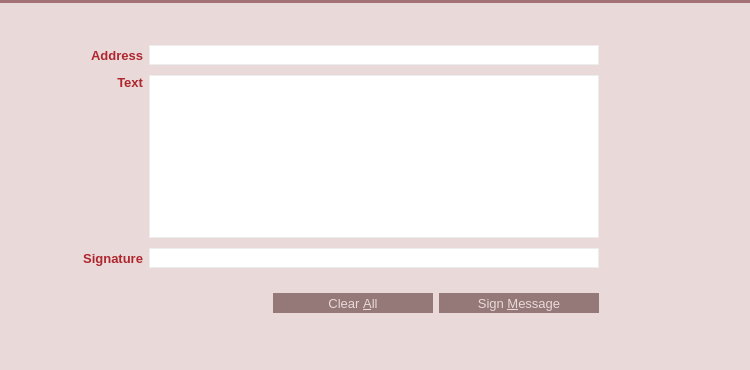
<?xml version="1.0" encoding="UTF-8"?>
<ui version="4.0">
 <class>SignMessagePage</class>
 <widget class="QWidget" name="SignMessagePage">
  <property name="geometry">
   <rect>
    <x>0</x>
    <y>0</y>
    <width>750</width>
    <height>370</height>
   </rect>
  </property>
  <property name="palette">
   <palette>
    <active>
     <colorrole role="Button">
      <brush brushstyle="SolidPattern">
       <color alpha="255">
        <red>233</red>
        <green>217</green>
        <blue>216</blue>
       </color>
      </brush>
     </colorrole>
     <colorrole role="Base">
      <brush brushstyle="SolidPattern">
       <color alpha="255">
        <red>233</red>
        <green>217</green>
        <blue>216</blue>
       </color>
      </brush>
     </colorrole>
     <colorrole role="Window">
      <brush brushstyle="SolidPattern">
       <color alpha="255">
        <red>233</red>
        <green>217</green>
        <blue>216</blue>
       </color>
      </brush>
     </colorrole>
     <colorrole role="Highlight">
      <brush brushstyle="SolidPattern">
       <color alpha="255">
        <red>235</red>
        <green>235</green>
        <blue>235</blue>
       </color>
      </brush>
     </colorrole>
     <colorrole role="HighlightedText">
      <brush brushstyle="SolidPattern">
       <color alpha="255">
        <red>171</red>
        <green>127</green>
        <blue>130</blue>
       </color>
      </brush>
     </colorrole>
    </active>
    <inactive>
     <colorrole role="Button">
      <brush brushstyle="SolidPattern">
       <color alpha="255">
        <red>233</red>
        <green>217</green>
        <blue>216</blue>
       </color>
      </brush>
     </colorrole>
     <colorrole role="Base">
      <brush brushstyle="SolidPattern">
       <color alpha="255">
        <red>233</red>
        <green>217</green>
        <blue>216</blue>
       </color>
      </brush>
     </colorrole>
     <colorrole role="Window">
      <brush brushstyle="SolidPattern">
       <color alpha="255">
        <red>233</red>
        <green>217</green>
        <blue>216</blue>
       </color>
      </brush>
     </colorrole>
     <colorrole role="Highlight">
      <brush brushstyle="SolidPattern">
       <color alpha="255">
        <red>235</red>
        <green>235</green>
        <blue>235</blue>
       </color>
      </brush>
     </colorrole>
     <colorrole role="HighlightedText">
      <brush brushstyle="SolidPattern">
       <color alpha="255">
        <red>171</red>
        <green>127</green>
        <blue>130</blue>
       </color>
      </brush>
     </colorrole>
    </inactive>
    <disabled>
     <colorrole role="Button">
      <brush brushstyle="SolidPattern">
       <color alpha="255">
        <red>233</red>
        <green>217</green>
        <blue>216</blue>
       </color>
      </brush>
     </colorrole>
     <colorrole role="Base">
      <brush brushstyle="SolidPattern">
       <color alpha="255">
        <red>233</red>
        <green>217</green>
        <blue>216</blue>
       </color>
      </brush>
     </colorrole>
     <colorrole role="Window">
      <brush brushstyle="SolidPattern">
       <color alpha="255">
        <red>233</red>
        <green>217</green>
        <blue>216</blue>
       </color>
      </brush>
     </colorrole>
     <colorrole role="Highlight">
      <brush brushstyle="SolidPattern">
       <color alpha="255">
        <red>240</red>
        <green>240</green>
        <blue>240</blue>
       </color>
      </brush>
     </colorrole>
     <colorrole role="HighlightedText">
      <brush brushstyle="SolidPattern">
       <color alpha="255">
        <red>171</red>
        <green>127</green>
        <blue>130</blue>
       </color>
      </brush>
     </colorrole>
    </disabled>
   </palette>
  </property>
  <property name="windowTitle">
   <string>Form</string>
  </property>
  <property name="styleSheet">
   <string notr="true">QLineEdit {
	border: 1px solid #ededed;
}
</string>
  </property>
  <layout class="QVBoxLayout" name="verticalLayout_4">
   <property name="spacing">
    <number>0</number>
   </property>
   <property name="margin">
    <number>0</number>
   </property>
   <item>
    <widget class="Line" name="lineBeforeAddressBook_3">
     <property name="styleSheet">
      <string notr="true">background-color: #A37276;</string>
     </property>
     <property name="frameShadow">
      <enum>QFrame::Raised</enum>
     </property>
     <property name="lineWidth">
      <number>0</number>
     </property>
     <property name="orientation">
      <enum>Qt::Horizontal</enum>
     </property>
    </widget>
   </item>
   <item>
    <widget class="QWidget" name="wHeader" native="true">
     <property name="minimumSize">
      <size>
       <width>0</width>
       <height>32</height>
      </size>
     </property>
     <property name="maximumSize">
      <size>
       <width>16777215</width>
       <height>32</height>
      </size>
     </property>
     <property name="is_header" stdset="0">
      <bool>true</bool>
     </property>
     <layout class="QHBoxLayout" name="horizontalLayout_20">
      <property name="margin">
       <number>0</number>
      </property>
      <item>
       <spacer name="horizontalSpacer_28">
        <property name="orientation">
         <enum>Qt::Horizontal</enum>
        </property>
        <property name="sizeType">
         <enum>QSizePolicy::Fixed</enum>
        </property>
        <property name="sizeHint" stdset="0">
         <size>
          <width>7</width>
          <height>20</height>
         </size>
        </property>
       </spacer>
      </item>
      <item>
       <widget class="QLabel" name="label_37">
        <property name="sizePolicy">
         <sizepolicy hsizetype="Preferred" vsizetype="Preferred">
          <horstretch>0</horstretch>
          <verstretch>0</verstretch>
         </sizepolicy>
        </property>
        <property name="minimumSize">
         <size>
          <width>30</width>
          <height>30</height>
         </size>
        </property>
        <property name="maximumSize">
         <size>
          <width>30</width>
          <height>30</height>
         </size>
        </property>
        <property name="text">
         <string/>
        </property>
        <property name="pixmap">
         <pixmap resource="../res.qrc">:/res/sign_message_icon.png</pixmap>
        </property>
       </widget>
      </item>
      <item>
       <widget class="QLabel" name="label_38">
        <property name="font">
         <font>
          <pointsize>11</pointsize>
          <stylestrategy>PreferAntialias</stylestrategy>
         </font>
        </property>
        <property name="styleSheet">
         <string notr="true">QLabel {
	color: #E9D9D8;
}</string>
        </property>
        <property name="text">
         <string>Sign Message</string>
        </property>
        <property name="buddy">
         <cstring></cstring>
        </property>
       </widget>
      </item>
     </layout>
    </widget>
   </item>
   <item>
    <widget class="QWidget" name="wContainer" native="true">
     <property name="styleSheet">
      <string notr="true">#wContainer {
	background-color: #E9D9D8;
}</string>
     </property>
     <layout class="QVBoxLayout" name="verticalLayout_2">
      <property name="spacing">
       <number>0</number>
      </property>
      <property name="margin">
       <number>0</number>
      </property>
      <item>
       <layout class="QHBoxLayout" name="horizontalLayout" stretch="1,7,1">
        <property name="spacing">
         <number>0</number>
        </property>
        <item>
         <spacer name="horizontalSpacer_29">
          <property name="orientation">
           <enum>Qt::Horizontal</enum>
          </property>
          <property name="sizeHint" stdset="0">
           <size>
            <width>136</width>
            <height>216</height>
           </size>
          </property>
         </spacer>
        </item>
        <item>
         <layout class="QVBoxLayout" name="verticalLayout_3">
          <property name="topMargin">
           <number>0</number>
          </property>
          <item>
         <layout class="QGridLayout" name="gridLayout_5">
            <property name="topMargin">
             <number>6</number>
            </property>
            <property name="bottomMargin">
             <number>3</number>
            </property>
          <property name="spacing">
           <number>6</number>
          </property>
          <item row="2" column="0">
           <widget class="QLabel" name="label_40">
            <property name="font">
             <font>
              <pointsize>10</pointsize>
              <weight>75</weight>
              <bold>true</bold>
             </font>
            </property>
            <property name="styleSheet">
             <string notr="true">QLabel {
	color: #AF272E;
}</string>
            </property>
            <property name="text">
             <string>Signature</string>
            </property>
            <property name="alignment">
             <set>Qt::AlignRight|Qt::AlignTrailing|Qt::AlignVCenter</set>
            </property>
            <property name="margin">
             <number>5</number>
            </property>
           </widget>
          </item>
            <item row="0" column="3">
             <widget class="QPushButton" name="addressBookButton_SM">
            <property name="minimumSize">
             <size>
              <width>28</width>
              <height>28</height>
             </size>
            </property>
            <property name="maximumSize">
             <size>
              <width>28</width>
              <height>28</height>
             </size>
            </property>
            <property name="toolTip">
               <string>Choose an address from the address book</string>
            </property>
            <property name="styleSheet">
             <string notr="true">QPushButton {
	border: 0px solid gray;
	image: url(:/res/addressbook/normal.png);	
}

QPushButton:!enabled {
	image: url(:/res/addressbook/disabled.png);
}

QPushButton:pressed:flat {
	image: url(:/res/addressbook/pressed.png);
}

QPushButton:hover {
	image: url(:/res/addressbook/hover.png);
}</string>
            </property>
              <property name="shortcut">
               <string>Alt+A</string>
            </property>
            <property name="flat">
             <bool>true</bool>
            </property>
           </widget>
          </item>
          <item row="0" column="2">
           <widget class="QPushButton" name="pasteButton_SM">
            <property name="minimumSize">
             <size>
              <width>28</width>
              <height>28</height>
             </size>
            </property>
            <property name="maximumSize">
             <size>
              <width>28</width>
              <height>28</height>
             </size>
            </property>
            <property name="toolTip">
             <string>Paste address from clipboard</string>
            </property>
            <property name="styleSheet">
             <string notr="true">QPushButton {
	border: 0px solid gray;
	image: url(:/res/paste/normal.png);	
}

QPushButton:!enabled {
	image: url(:/res/paste/disabled.png);
}

QPushButton:pressed:flat {
	image: url(:/res/paste/pressed.png);
}

QPushButton:hover {
	image: url(:/res/paste/hover.png);
}</string>
            </property>
            <property name="shortcut">
             <string>Alt+P</string>
            </property>
            <property name="flat">
             <bool>true</bool>
            </property>
           </widget>
          </item>
            <item row="0" column="0">
             <widget class="QLabel" name="label_39">
              <property name="font">
               <font>
                <pointsize>10</pointsize>
                <weight>75</weight>
                <bold>true</bold>
               </font>
              </property>
              <property name="styleSheet">
               <string notr="true">QLabel {
	color: #AF272E;
}</string>
              </property>
              <property name="text">
               <string>Address</string>
              </property>
              <property name="alignment">
               <set>Qt::AlignRight|Qt::AlignTrailing|Qt::AlignVCenter</set>
              </property>
              <property name="margin">
               <number>5</number>
              </property>
             </widget>
            </item>
            <item row="0" column="1">
             <widget class="QValidatedLineEdit" name="addressIn_SM">
              <property name="minimumSize">
               <size>
                <width>0</width>
                <height>20</height>
               </size>
              </property>
              <property name="font">
               <font>
                <pointsize>10</pointsize>
               </font>
              </property>
              <property name="toolTip">
               <string>The address to sign the message with (e.g. MNS17iag9jJgTHD1VXjvLCEnZuQ3rJDE9L)</string>
              </property>
              <property name="maxLength">
               <number>34</number>
              </property>
             </widget>
            </item>
            <item row="1" column="0">
             <widget class="QLabel" name="label_41">
              <property name="font">
               <font>
                <pointsize>10</pointsize>
                <weight>75</weight>
                <bold>true</bold>
               </font>
              </property>
              <property name="styleSheet">
               <string notr="true">QLabel {
	color: #AF272E;
}</string>
              </property>
              <property name="text">
               <string>Text</string>
              </property>
              <property name="alignment">
               <set>Qt::AlignRight|Qt::AlignTop|Qt::AlignTrailing</set>
              </property>
              <property name="margin">
               <number>5</number>
              </property>
             </widget>
            </item>
            <item row="1" column="1">
             <widget class="QPlainTextEdit" name="messageIn_SM">
              <property name="font">
               <font>
                <pointsize>10</pointsize>
               </font>
              </property>
              <property name="toolTip">
               <string>Enter the message you want to sign here</string>
              </property>
              <property name="styleSheet">
               <string notr="true">QPlainTextEdit {
	border: 1px solid #ededed;
}</string>
              </property>
              <property name="plainText">
               <string/>
              </property>
              <property name="backgroundVisible">
               <bool>false</bool>
              </property>
             </widget>
            </item>
            <item row="2" column="2">
             <widget class="QPushButton" name="copySignatureButton_SM">
              <property name="minimumSize">
               <size>
                <width>28</width>
                <height>28</height>
               </size>
              </property>
              <property name="maximumSize">
               <size>
                <width>28</width>
                <height>28</height>
               </size>
              </property>
              <property name="toolTip">
               <string>Copy the current signature to the system clipboard</string>
              </property>
              <property name="styleSheet">
               <string notr="true">QPushButton {
	border: 0px solid gray;
	image: url(:/res/copy/normal.png);
}

QPushButton:pressed:flat {
	image: url(:/res/copy/pressed.png);
}

QPushButton:hover {
	image: url(:/res/copy/hover.png);
}</string>
              </property>
              <property name="text">
               <string/>
              </property>
              <property name="flat">
               <bool>true</bool>
              </property>
             </widget>
            </item>
          <item row="2" column="1">
           <widget class="QLineEdit" name="signatureOut_SM">
            <property name="minimumSize">
             <size>
              <width>0</width>
              <height>20</height>
             </size>
            </property>
            <property name="font">
             <font>
              <pointsize>10</pointsize>
             </font>
            </property>
            <property name="readOnly">
             <bool>true</bool>
            </property>
           </widget>
          </item>
           </layout>
          </item>
          <item>
           <widget class="QLabel" name="statusLabel_SM">
            <property name="font">
             <font>
              <pointsize>10</pointsize>
              <weight>75</weight>
              <bold>true</bold>
             </font>
            </property>
            <property name="text">
             <string/>
            </property>
            <property name="alignment">
             <set>Qt::AlignCenter</set>
            </property>
            <property name="wordWrap">
             <bool>true</bool>
            </property>
           </widget>
          </item>
          <item>
           <widget class="QWidget" name="wAcceptHolder" native="true">
            <property name="minimumSize">
             <size>
              <width>0</width>
              <height>26</height>
             </size>
            </property>
            <layout class="QHBoxLayout" name="horizontalLayout_22">
             <property name="margin">
              <number>0</number>
             </property>
             <item>
              <spacer name="horizontalSpacer_30">
               <property name="orientation">
                <enum>Qt::Horizontal</enum>
               </property>
               <property name="sizeHint" stdset="0">
                <size>
                 <width>40</width>
                 <height>20</height>
                </size>
               </property>
              </spacer>
             </item>
             <item>
              <widget class="QPushButton" name="clearButton_SM">
               <property name="minimumSize">
                <size>
                 <width>160</width>
                 <height>20</height>
                </size>
               </property>
               <property name="maximumSize">
                <size>
                 <width>160</width>
                 <height>20</height>
                </size>
               </property>
               <property name="font">
                <font>
                 <pointsize>10</pointsize>
                 <stylestrategy>PreferAntialias</stylestrategy>
                </font>
               </property>
               <property name="toolTip">
                <string>Reset all sign message fields</string>
               </property>
               <property name="styleSheet">
                <string notr="true">QPushButton {
	background-color: #947978;
	color: #E9D9D8;
	border: 0px solid gray;
	max-height: 20px;
	min-height: 20px;
	max-width: 160px;
	min-width: 160px;
}

QPushButton:hover {
	background-color: #AF272E;
}

QPushButton:pressed:flat {
	background-color: #9D0B17;
}</string>
               </property>
               <property name="text">
                <string>Clear &amp;All</string>
               </property>
               <property name="flat">
                <bool>true</bool>
               </property>
              </widget>
             </item>
             <item>
              <widget class="QPushButton" name="signMessageButton_SM">
               <property name="font">
                <font>
                 <pointsize>10</pointsize>
                 <stylestrategy>PreferAntialias</stylestrategy>
                </font>
               </property>
               <property name="toolTip">
                <string>Sign the message to prove you own this Megacoin address</string>
               </property>
               <property name="styleSheet">
                <string notr="true">QPushButton {
	background-color: #947978;
	color: #E9D9D8;
	border: 0px solid gray;
	max-height: 20px;
	min-height: 20px;
	max-width: 160px;
	min-width: 160px;
}

QPushButton:hover {
	background-color: #AF272E;
}

QPushButton:pressed:flat {
	background-color: #9D0B17;
}</string>
               </property>
               <property name="text">
                <string>Sign &amp;Message</string>
               </property>
               <property name="flat">
                <bool>true</bool>
               </property>
              </widget>
             </item>
             <item>
              <spacer name="horizontalSpacer">
               <property name="orientation">
                <enum>Qt::Horizontal</enum>
            </property>
               <property name="sizeType">
                <enum>QSizePolicy::Fixed</enum>
            </property>
               <property name="sizeHint" stdset="0">
             <size>
                 <width>68</width>
              <height>20</height>
             </size>
            </property>
              </spacer>
          </item>
            </layout>
           </widget>
          </item>
         </layout>
        </item>
        <item>
         <spacer name="horizontalSpacer_31">
          <property name="orientation">
           <enum>Qt::Horizontal</enum>
          </property>
          <property name="sizeHint" stdset="0">
           <size>
            <width>136</width>
            <height>20</height>
           </size>
          </property>
         </spacer>
        </item>
       </layout>
      </item>
      <item>
       <spacer name="verticalSpacer">
        <property name="orientation">
         <enum>Qt::Vertical</enum>
        </property>
        <property name="sizeHint" stdset="0">
         <size>
          <width>20</width>
          <height>82</height>
         </size>
        </property>
       </spacer>
      </item>
     </layout>
    </widget>
   </item>
  </layout>
 </widget>
 <customwidgets>
  <customwidget>
   <class>QValidatedLineEdit</class>
   <extends>QLineEdit</extends>
   <header>qvalidatedlineedit.h</header>
  </customwidget>
 </customwidgets>
 <resources>
  <include location="../res.qrc"/>
 </resources>
 <connections/>
</ui>
